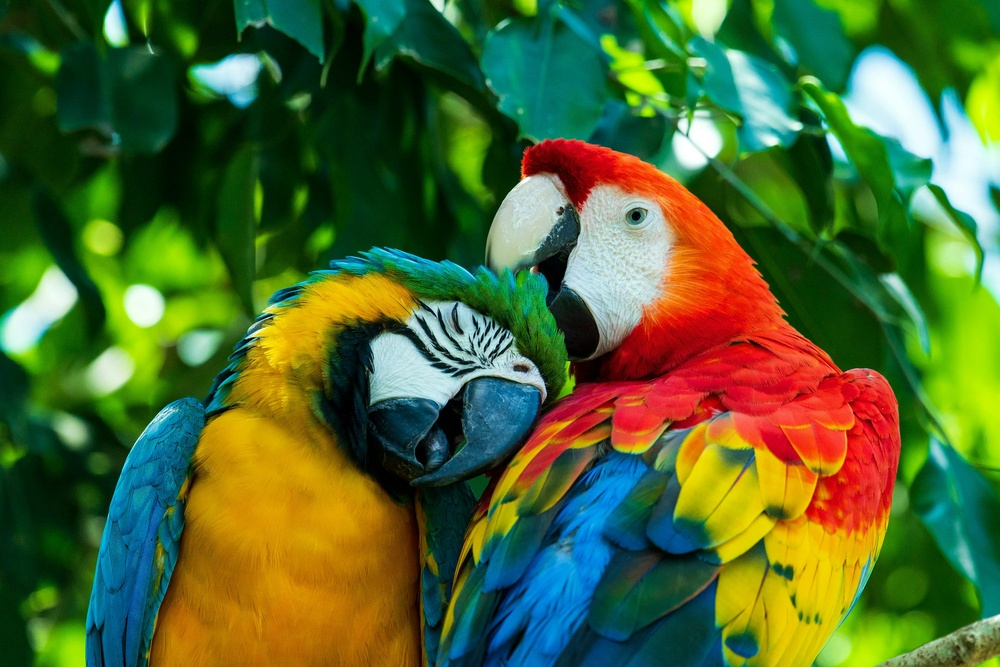
#> input picture Lession-1/bird.jpg, 1000 x 667 px, shrunk from 3000 x 2000 before the run, found by its file name
$ jupyter execute --allow-errors Basic_Convertion.ipynb
#> lines starting #> are read from the running program, lines starting #| are printed output that depends on the picture
[cell 1]
import cv2
import matplotlib.pyplot as plt

[cell 2]
img=cv2.imread("/content/drive/MyDrive/Colab Notebooks/bird.jpg")  #Load Image
#> img is the input picture: shape (667, 1000, 3); mean B, G, R 48.8, 104.4, 79.7

[cell 3]
print("Image Shape",img.shape)   #Check Shape
#| Image Shape (667, 1000, 3)

[cell 4]
img  # 3D array Value

[cell 5]
img_rgb=cv2.cvtColor(img,cv2.COLOR_BGR2RGB)   # convert CV(BGR) to matplotlib(RGB)

[cell 6]
plt.imshow(img)  # show CV image

[cell 7]
plt.imshow(img_rgb)   # show matplotlib image
plt.axis("off")
plt.show()

[cell 8]
print(img[0,0])  # value of first pixel (Blue,Green,Red)
#| [15 49  2]

[cell 9]
gray = cv2.cvtColor(img,cv2.COLOR_BGR2GRAY)  #convert in gray scale
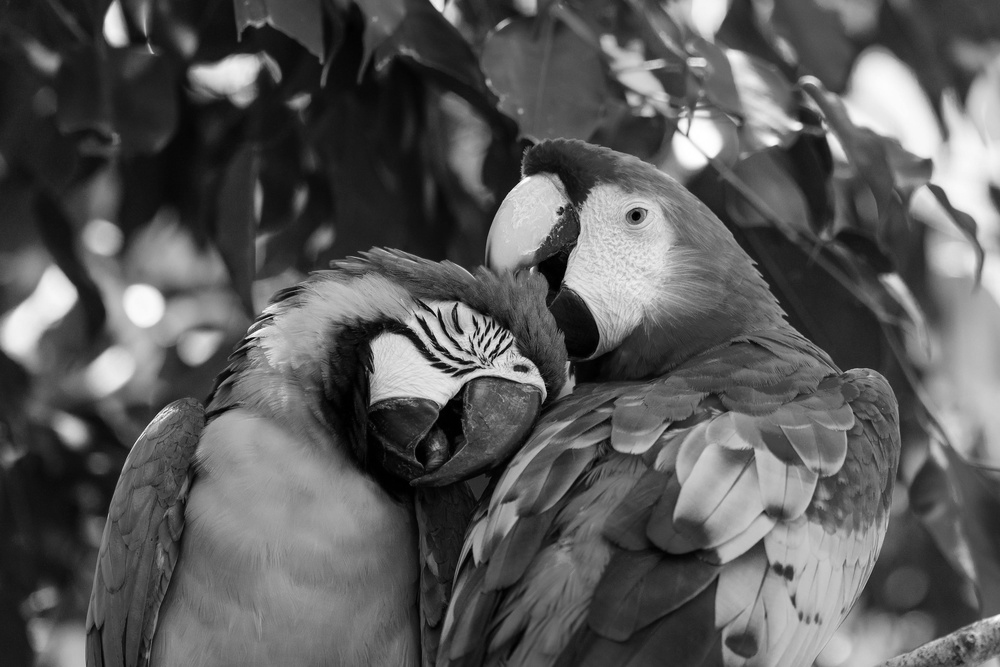
#> gray: shape (667, 1000); min 0, max 255, mean 90.7
cv2.imwrite("gray_image.png",gray)    # and save it
#> Out = True
